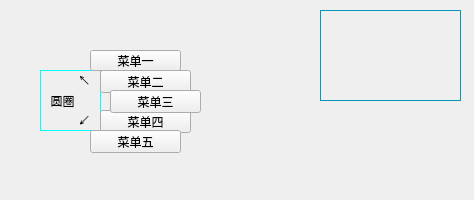
<?xml version="1.0" encoding="UTF-8"?>
<ui version="4.0">
 <class>MainWindow</class>
 <widget class="QMainWindow" name="MainWindow">
  <property name="geometry">
   <rect>
    <x>0</x>
    <y>0</y>
    <width>474</width>
    <height>200</height>
   </rect>
  </property>
  <property name="windowTitle">
   <string>MainWindow</string>
  </property>
  <widget class="QWidget" name="centralWidget">
   <widget class="QLabel" name="label">
    <property name="geometry">
     <rect>
      <x>40</x>
      <y>70</y>
      <width>61</width>
      <height>61</height>
     </rect>
    </property>
    <property name="styleSheet">
     <string notr="true">border:1px solid rgb(0, 255, 255);</string>
    </property>
    <property name="text">
     <string>  圆圈</string>
    </property>
   </widget>
   <widget class="QLabel" name="label_2">
    <property name="geometry">
     <rect>
      <x>80</x>
      <y>70</y>
      <width>21</width>
      <height>21</height>
     </rect>
    </property>
    <property name="text">
     <string>↖</string>
    </property>
   </widget>
   <widget class="QLabel" name="label_3">
    <property name="geometry">
     <rect>
      <x>80</x>
      <y>110</y>
      <width>21</width>
      <height>21</height>
     </rect>
    </property>
    <property name="text">
     <string>↙</string>
    </property>
   </widget>
   <widget class="QWidget" name="widget" native="true">
    <property name="geometry">
     <rect>
      <x>320</x>
      <y>10</y>
      <width>141</width>
      <height>91</height>
     </rect>
    </property>
    <property name="styleSheet">
     <string notr="true">border:1px solid #0696b6;</string>
    </property>
   </widget>
   <widget class="QWidget" name="widget_2" native="true">
    <property name="geometry">
     <rect>
      <x>70</x>
      <y>10</y>
      <width>191</width>
      <height>181</height>
     </rect>
    </property>
    <widget class="QPushButton" name="pushButton">
     <property name="geometry">
      <rect>
       <x>20</x>
       <y>40</y>
       <width>91</width>
       <height>21</height>
      </rect>
     </property>
     <property name="text">
      <string>菜单一</string>
     </property>
    </widget>
    <widget class="QPushButton" name="pushButton_4">
     <property name="geometry">
      <rect>
       <x>30</x>
       <y>100</y>
       <width>91</width>
       <height>23</height>
      </rect>
     </property>
     <property name="text">
      <string>菜单四</string>
     </property>
    </widget>
    <widget class="QPushButton" name="pushButton_2">
     <property name="geometry">
      <rect>
       <x>30</x>
       <y>60</y>
       <width>91</width>
       <height>23</height>
      </rect>
     </property>
     <property name="text">
      <string>菜单二</string>
     </property>
    </widget>
    <widget class="QPushButton" name="pushButton_5">
     <property name="geometry">
      <rect>
       <x>20</x>
       <y>120</y>
       <width>91</width>
       <height>23</height>
      </rect>
     </property>
     <property name="text">
      <string>菜单五</string>
     </property>
    </widget>
    <widget class="QPushButton" name="pushButton_3">
     <property name="geometry">
      <rect>
       <x>40</x>
       <y>80</y>
       <width>91</width>
       <height>23</height>
      </rect>
     </property>
     <property name="text">
      <string>菜单三</string>
     </property>
    </widget>
   </widget>
  </widget>
 </widget>
 <layoutdefault spacing="6" margin="11"/>
 <resources/>
 <connections/>
</ui>
